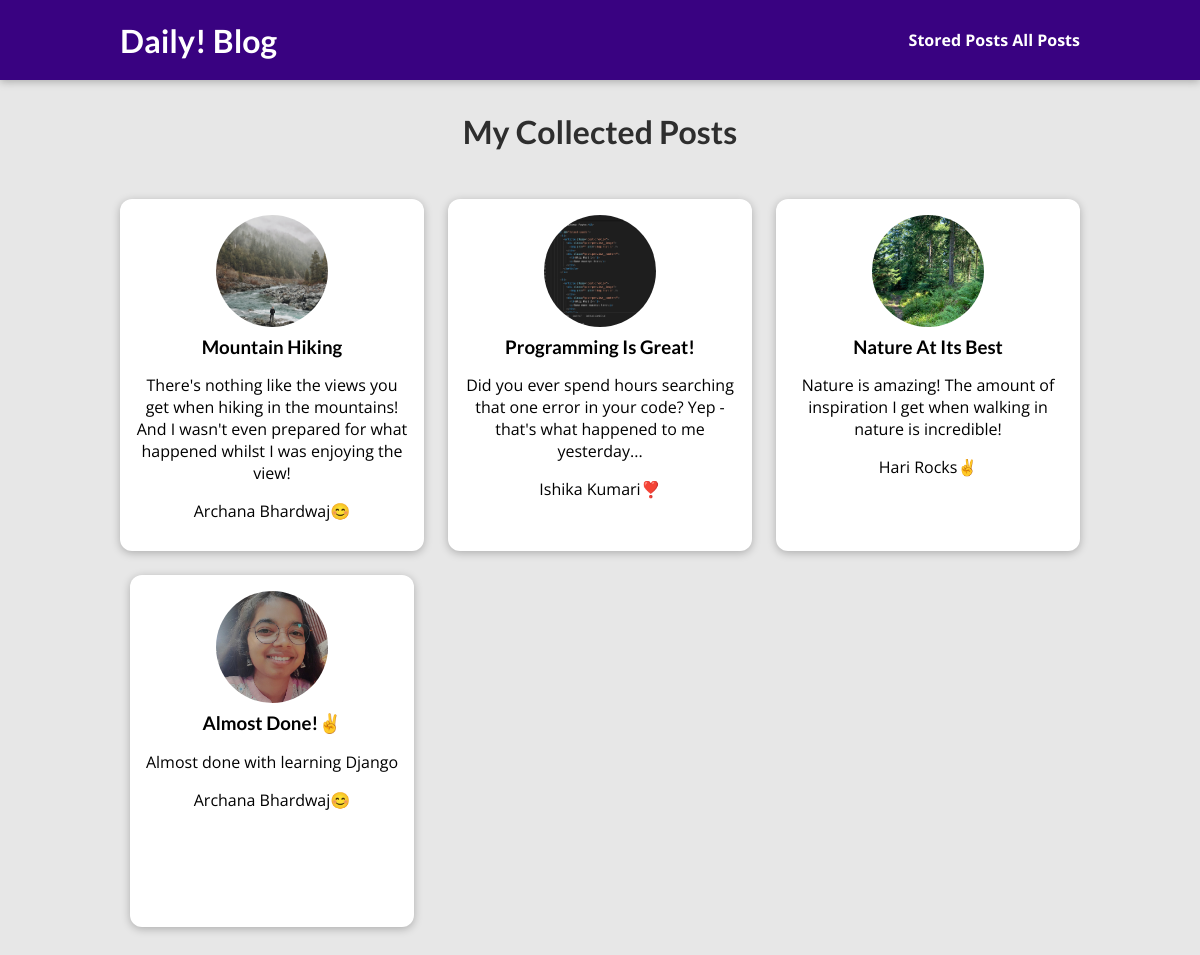
The page /posts on the database its author committed.
### blog/models.py (models this page shows, shortened)
class Post(models.Model):
    title = models.CharField(max_length=150)
    excerpt = models.CharField(max_length=200)
    image =models.ImageField(upload_to="posts", null=True)
    date = models.DateField(auto_now =True)
    slug = models.SlugField(unique=True,db_index=True)
    content = models.TextField(validators=[MinLengthValidator(10)])
    author = models.ForeignKey(
        Author,on_delete=models.SET_NULL,null=True,related_name="posts")
    tags = models.ManyToManyField(Tag)

class Author(models.Model):
    first_name = models.CharField(max_length=100)
    last_name = models.CharField(max_length=100)
    email_address = models.EmailField()
    def full_name(self):
        return f"{self.first_name} {self.last_name}"
    def __str__(self):
        return self.full_name()

### blog/views.py (the view)
# urls.py: path("posts",views.AllPostView.as_view(), name="posts-page"),
class AllPostView(ListView):
    template_name = "blog/all-posts.html"
    model= Post
    ordering= ["-date"]
    context_object_name = "all_posts"

### blog/templates/blog/all-posts.html (shortened to what this page needs)
{% extends "base.html" %}
{% load static  %}
{% block css_files %}
<link rel="stylesheet" href ="{% static "blog/post.css" %}" />
<link rel="stylesheet" href ="{% static "blog/all-posts.css" %}" />
{% endblock  %}
{% block content %}
<section id="all-posts">
    <h2>My Collected Posts</h2>
    <ul>
        {% for post in all_posts%}
            {% include "blog/includes/post.html" %}
        {% endfor %}
    </ul>
</section>
{% endblock  %}

### blog/templates/blog/includes/post.html
<li>
    <article class="post">
      <a href="{% url "post-detail-page" post.slug %}">
        <img src="{{post.image.url}}" alt="{{ post.title}}" class="My_post_img"/>
        <div class="post__content">
          <h3>{{ post.title }}</h3>
          <p>
           {{post.excerpt}}
          </p>
        </div>
        <p> {{ post.author }}</p>
      </a>
    </article>
  </li>

### static/app.css (style rules this page uses)
* { box-sizing: border-box; }
html { font-family: 'Open Sans', 'Lato', sans-serif; }
body { margin: 0; }
h1, h2, h3 { font-family: 'Lato', sans-serif; font-weight: bold; }

### blog/static/blog/post.css (style rules this page uses)
.post { display: flex; flex-direction: column; align-items: center; text-align: center; }
.post a { text-decoration: none; color: black; transition: all 0.2s ease; padding: 1rem; }
.post img { width: 5rem; height: 5rem; object-fit: cover; border-radius: 50%; }
.post h3 { margin: 0.25rem 0; }

### blog/static/blog/all-posts.css (style rules this page uses)
body { background-color: #e7e7e7; }
#all-posts { margin: 7rem auto; width: 90%; max-width: 60rem; }
#all-posts h2 { text-align: center; font-size: 2rem; color: #2e2e2e; margin: 3rem 0; }
ul { list-style: none; margin: 0; padding: 0; display: grid; grid-template-columns: repeat(auto-fill, minmax(17rem, 1fr)); gap: 1.5rem; }
.post img { width: 7rem; height: 7rem; }
.post a { height: 22rem; transform-origin: center; box-shadow: 0 2px 8px rgba(0, 0, 0, 0.25); border-radius: 12px; background-color: white; }

### rows shown on the page
Post: image (picture), title "Mountain Hiking", excerpt "There's nothing like the views you get when hiking in the mountains! And I wasn't even prepared for what happened whilst I was enjoying the view!", author "Archana Bhardwaj😊"
Post: image (picture), title "Programming Is Great!", excerpt "Did you ever spend hours searching that one error in your code? Yep - that's what happened to me yesterday...", author "Ishika Kumari❣️"
Post: image (picture), title "Nature At Its Best", excerpt "Nature is amazing! The amount of inspiration I get when walking in nature is incredible!", author "Hari Rocks✌️"
Post: image (picture), title "Almost Done!✌️", excerpt "Almost done with learning Django", author "Archana Bhardwaj😊"
